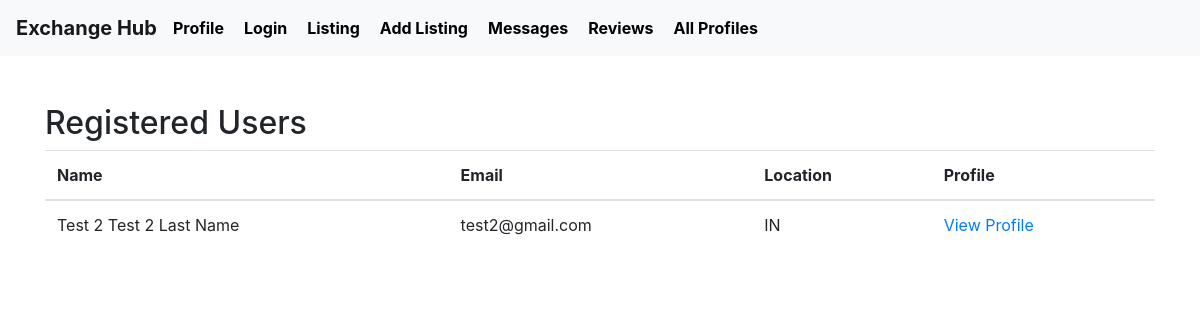
The page /users (signed in) on the database as committed earlier.
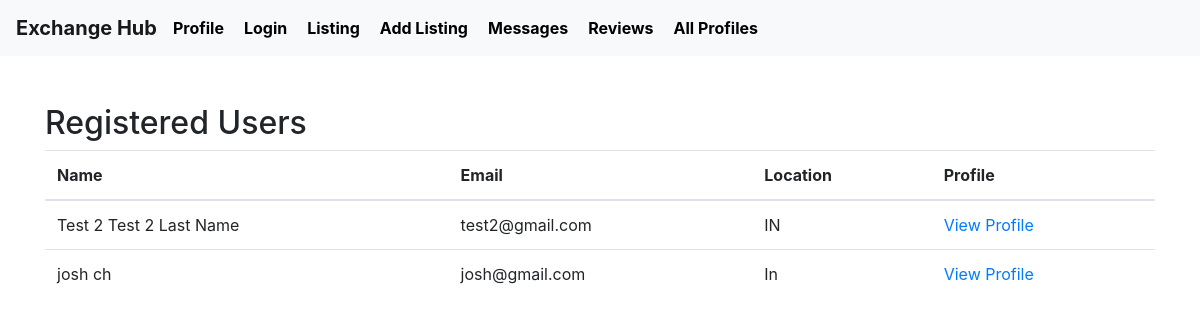
The same page on the database as committed later.
### tables this page shows
CREATE TABLE User (
    userID INTEGER PRIMARY KEY AUTOINCREMENT,
    firstName TEXT NOT NULL,
    lastName TEXT NOT NULL,
    email TEXT UNIQUE NOT NULL,
    hashedPassword TEXT NOT NULL,
    profileImage TEXT,
    location TEXT NOT NULL,
    joinDate DATE NOT NULL,
    lastLogin DATE NOT NULL
);

### app.py (the view)
@app.route('/users')
def users():
    if 'user_id' not in session:
        flash('Please log in to view registered users', 'error')
        return redirect(url_for('login'))
    conn = sqlite3.connect('database.db')
    conn.row_factory = sqlite3.Row
    cursor = conn.cursor()
    current_user_id = session['user_id']
    cursor.execute("SELECT * FROM User WHERE userID != ?", (current_user_id,))
    registered_users = cursor.fetchall()
    conn.close()
    print (registered_users)
    return render_template('users.html', users=registered_users)

### templates/users.html
{% extends 'layout.html' %}
{% block content %}
    <h2>Registered Users</h2>
    <div class="users-container">
        <table class="table">
            <thead>
                <tr>
                    <th>Name</th>
                    <th>Email</th>
                    <th>Location</th>
                    <th>Profile</th>
                </tr>
            </thead>
            <tbody>
                {% for user in users %}
                    <tr>
                        <td>{{ user.firstName }} {{ user.lastName }}</td>
                        <td>{{ user.email }}</td>
                        <td>{{ user.location }}</td>
                        <td><a href="{{ url_for('user_profile', user_id=user.userID) }}">View Profile</a></td>
                    </tr>
                {% endfor %}
            </tbody>
        </table>
    </div>
{% endblock %}

Rows that differ between the two databases and show on the page:
added User: firstName "josh", lastName "ch", email "josh@gmail.com", location "In"
